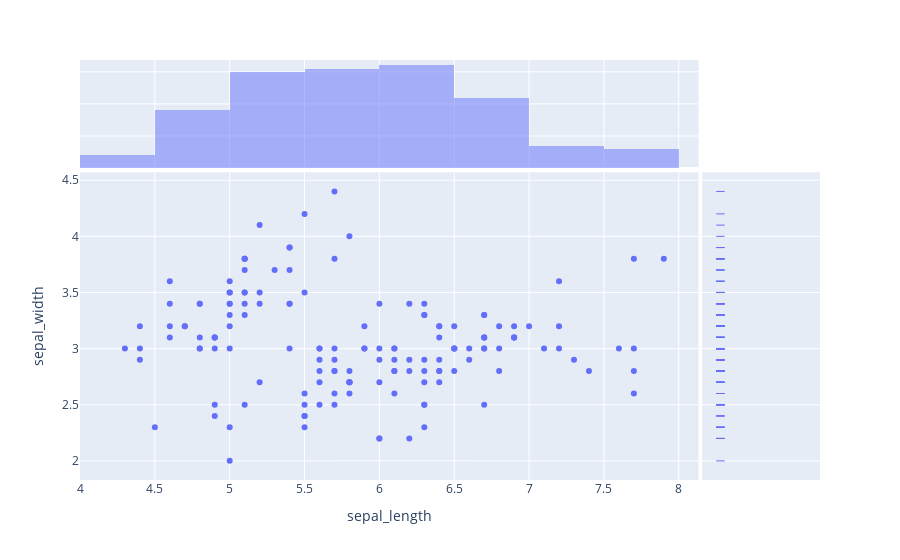

Here is the notebook cell this chart was saved with:
### Code cell
import plotly.express as px
df = px.data.iris()
fig = px.scatter(df, x="sepal_length", y="sepal_width", marginal_x="histogram", marginal_y="rug")
fig.show()

### Figure 1 — Plotly figure (JSON) as saved in the notebook; plotly's stock layout.template omitted (floating-point values rounded to 4 significant figures; data arrays with more than 128 entries replaced by an {"elided": "..."} marker saying what was removed)
{"data": [{"hovertemplate": "sepal_length=%{x}<br>sepal_width=%{y}<extra></extra>", "legendgroup": "", "marker": {"color": "#636efa", "symbol": "circle"}, "mode": "markers", "name": "", "orientation": "v", "showlegend": false, "type": "scatter", "x": {"elided": "150 float values"}, "xaxis": "x", "y": {"elided": "150 float values"}, "yaxis": "y"}, {"alignmentgroup": "True", "bingroup": "x", "hovertemplate": "sepal_length=%{x}<br>count=%{y}<extra></extra>", "legendgroup": "", "marker": {"color": "#636efa"}, "name": "", "offsetgroup": "", "opacity": 0.5, "showlegend": false, "type": "histogram", "x": {"elided": "150 float values"}, "xaxis": "x3", "yaxis": "y3"}, {"alignmentgroup": "True", "boxpoints": "all", "fillcolor": "rgba(255,255,255,0)", "hoveron": "points", "hovertemplate": "sepal_width=%{y}<extra></extra>", "jitter": 0, "legendgroup": "", "line": {"color": "rgba(255,255,255,0)"}, "marker": {"color": "#636efa", "symbol": "line-ew-open"}, "name": "", "offsetgroup": "", "showlegend": false, "type": "box", "xaxis": "x2", "y": {"elided": "150 float values"}, "yaxis": "y2"}], "layout": {"barmode": "overlay", "legend": {"tracegroupgap": 0}, "margin": {"t": 60}, "xaxis": {"anchor": "y", "domain": [0, 0.8358], "title": {"text": "sepal_length"}}, "xaxis2": {"anchor": "y2", "domain": [0.8408, 1], "matches": "x2", "showgrid": false, "showline": false, "showticklabels": false, "ticks": ""}, "xaxis3": {"anchor": "y3", "domain": [0, 0.8358], "matches": "x", "showgrid": true, "showticklabels": false}, "xaxis4": {"anchor": "y4", "domain": [0.8408, 1], "matches": "x2", "showgrid": false, "showline": false, "showticklabels": false, "ticks": ""}, "yaxis": {"anchor": "x", "domain": [0, 0.7326], "title": {"text": "sepal_width"}}, "yaxis2": {"anchor": "x2", "domain": [0, 0.7326], "matches": "y", "showgrid": true, "showticklabels": false}, "yaxis3": {"anchor": "x3", "domain": [0.7426, 1], "matches": "y3", "showgrid": true, "showline": false, "showticklabels": false, "ticks": ""}, "yaxis4": {"anchor": "x4", "domain": [0.7426, 1], "matches": "y3", "showgrid": true, "showline": false, "showticklabels": false, "ticks": ""}}}
